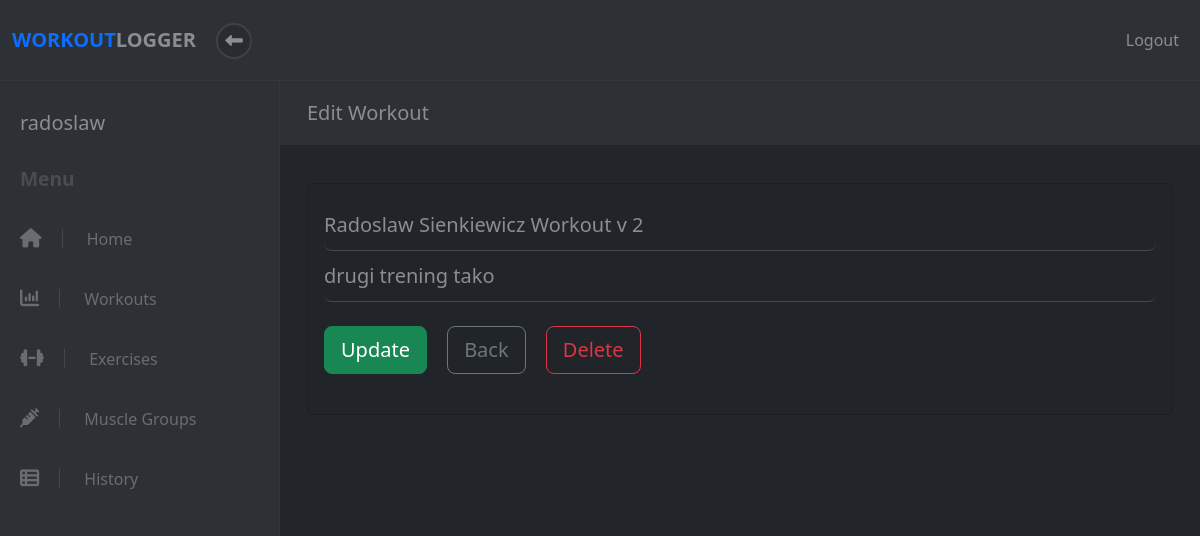
/workout/2/edit (signed in), run on an earlier commit of the app's database.
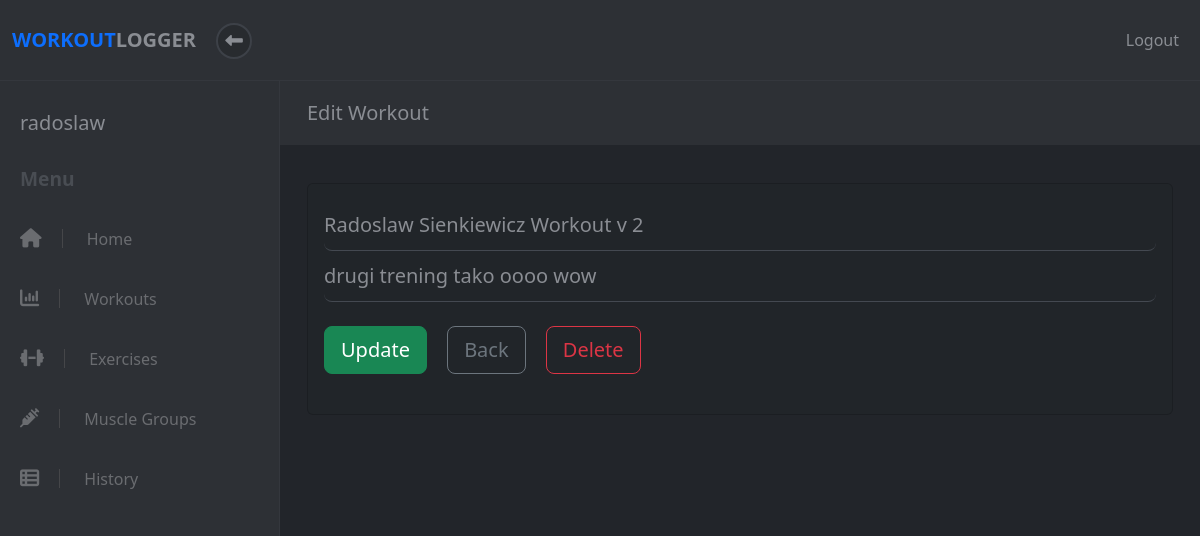
And on a later commit of the database.
### apps/workout/models.py (models this page shows, shortened)
class Workout(models.Model):
    name = models.CharField(max_length=50)
    description = models.CharField(max_length=150)
    completed = models.BooleanField(default=False)
    user = models.ForeignKey(User, on_delete=models.CASCADE, default=None)
    created_at = models.DateTimeField(auto_now_add=True)
    updated_at = models.DateTimeField(auto_now=True)
    objects = WorkoutManager()

### apps/workout/views.py (the view, shortened to what this page needs)
# urls.py: re_path(r'^workout/(?P<id>\d*)/edit$', views.edit_workout),
def edit_workout(request, id):
    try:
        user = User.objects.get(id=request.session["user_id"])
        ste = StrengthTrainingExercise.objects.filter(workout__id=id)
        ete = EnduranceTrainingExercise.objects.filter(workout__id=id)
        be = BalanceExercise.objects.filter(workout__id=id)
        fe = FlexibilityExercise.objects.filter(workout__id=id)
        exercises = list(chain(ste, ete, be, fe))
        data = {
            'user': user,
            'workout': Workout.objects.get(id=id),
            'exercises': sorted(exercises, key=lambda x: x.updated_at, reverse=True),
        }
        if request.method == "GET":
            return render(request, "workout/edit_workout.html", data)
    except (KeyError, User.DoesNotExist) as err:
        messages.info(request, "You must be logged in to view this page.", extra_tags="invalid_session")
        return redirect("/")

### apps/workout/templates/workout/edit_workout.html (shortened to what this page needs)
<!DOCTYPE html>
<html>
<head>
    {% load static %}
    <link rel="stylesheet" href="{% static 'fontawesomefree/css/all.min.css' %}">
    <link rel="stylesheet" href="../../static/workout/styles.css">
    {% load bootstrap5 %}
    {% bootstrap_css %}
</head>
<body>
    {% include 'workout/header.html' %}
    <div class="d-flex align-items-stretch ">
        {% include 'workout/sidebar.html' %}
        <div class="page-content ">
            <div class="page-header">
                <div class="container-fluid">
                    <h2 class="h5 no-margin-bottom">Edit Workout</h2>
                </div>
            </div>
            <section class="no-padding-bottom">
                <div class="container-fluid">
                    <div class="row">
                        <div class="col-lg-12">
                            <form id="update-workout-form" action="/workout/{{ workout.id }}/edit" method="POST">
                                <div class="card bg-dark add-exercise mb-4 mt-2">
                                    <div class="card-body text-light">
                                        <div class="form-group">
                                            <input id="name" type="text" name="name" required class="input-material form-control-lg" placeholder="Name" value="{{ workout.name }}">
                                        </div>
                                        <div class="form-group">
                                            <input id="description" type="text" name="description" class="input-material form-control-lg" placeholder="Description" value="{{ workout.description }}">
                                        </div>
                                        <input id="update" type="submit" value="Update" class="btn btn-success btn-lg my-4">
                                        <a href="/workout/{{ workout.id }}"
                                        style="text-decoration: none" class="btn btn-outline-secondary btn-lg ms-3">Back</a>
                                        <a id="delete-workout" href="/workout/{{ workout.id }}/delete"
                                        style="text-decoration: none"
                                        class="btn btn-outline-danger btn-lg ms-3">Delete</a>
                                    </div>
                                </div>
                            </form>
                        </div>
                    </div>
                </div>
            </section>
        </div>
    </div>
</body>
</html>

What changed in the data, as far as the page shows it:
changed Workout "Radoslaw Sienkiewicz Workout v 2": description "drugi trening tako" → "drugi trening tako oooo wow"
